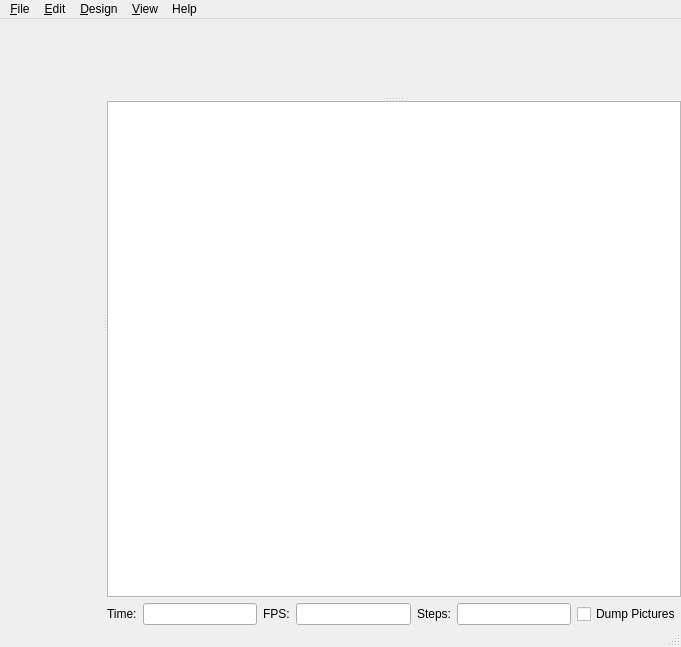
<?xml version="1.0" encoding="UTF-8"?>
<ui version="4.0">
 <class>MainWindow</class>
 <widget class="QMainWindow" name="MainWindow">
  <property name="geometry">
   <rect>
    <x>0</x>
    <y>0</y>
    <width>681</width>
    <height>647</height>
   </rect>
  </property>
  <property name="windowTitle">
   <string>MainWindow</string>
  </property>
  <widget class="QWidget" name="centralwidget">
   <layout class="QVBoxLayout" name="verticalLayout_2">
    <property name="margin">
     <number>0</number>
    </property>
    <item>
     <widget class="QSplitter" name="splitter1">
      <property name="orientation">
       <enum>Qt::Horizontal</enum>
      </property>
      <widget class="Editor" name="editor" native="true">
       <property name="font">
        <font>
         <family>Monaco</family>
         <pointsize>8</pointsize>
        </font>
       </property>
      </widget>
      <widget class="QWidget" name="layoutWidget">
       <layout class="QVBoxLayout" name="verticalLayout">
        <item>
         <widget class="QSplitter" name="splitter2">
          <property name="orientation">
           <enum>Qt::Vertical</enum>
          </property>
          <widget class="GLView" name="screen" native="true"/>
          <widget class="QTextEdit" name="console"/>
         </widget>
        </item>
        <item>
         <widget class="QFrame" name="animate_panel">
          <property name="enabled">
           <bool>true</bool>
          </property>
          <property name="frameShape">
           <enum>QFrame::NoFrame</enum>
          </property>
          <property name="frameShadow">
           <enum>QFrame::Raised</enum>
          </property>
          <property name="lineWidth">
           <number>0</number>
          </property>
          <layout class="QHBoxLayout" name="horizontalLayout">
           <property name="margin">
            <number>0</number>
           </property>
           <item>
            <widget class="QLabel" name="label">
             <property name="text">
              <string>Time:</string>
             </property>
            </widget>
           </item>
           <item>
            <widget class="QLineEdit" name="e_tval"/>
           </item>
           <item>
            <widget class="QLabel" name="label_2">
             <property name="text">
              <string>FPS:</string>
             </property>
            </widget>
           </item>
           <item>
            <widget class="QLineEdit" name="e_fps"/>
           </item>
           <item>
            <widget class="QLabel" name="label_3">
             <property name="text">
              <string>Steps:</string>
             </property>
            </widget>
           </item>
           <item>
            <widget class="QLineEdit" name="e_fsteps"/>
           </item>
           <item>
            <widget class="QCheckBox" name="e_dump">
             <property name="text">
              <string>Dump Pictures</string>
             </property>
            </widget>
           </item>
          </layout>
         </widget>
        </item>
       </layout>
      </widget>
     </widget>
    </item>
   </layout>
  </widget>
  <widget class="QMenuBar" name="menubar">
   <property name="geometry">
    <rect>
     <x>0</x>
     <y>0</y>
     <width>681</width>
     <height>25</height>
    </rect>
   </property>
   <widget class="QMenu" name="menu_File">
    <property name="title">
     <string>&amp;File</string>
    </property>
    <widget class="QMenu" name="menuOpenRecent">
     <property name="title">
      <string>Open Recent</string>
     </property>
    </widget>
    <widget class="QMenu" name="menuExamples">
     <property name="title">
      <string>Examples</string>
     </property>
    </widget>
    <addaction name="fileActionNew"/>
    <addaction name="fileActionOpen"/>
    <addaction name="menuOpenRecent"/>
    <addaction name="menuExamples"/>
    <addaction name="separator"/>
    <addaction name="fileActionClose"/>
    <addaction name="fileActionSave"/>
    <addaction name="fileActionSaveAs"/>
    <addaction name="fileActionReload"/>
    <addaction name="fileActionQuit"/>
   </widget>
   <widget class="QMenu" name="menu_Edit">
    <property name="title">
     <string>&amp;Edit</string>
    </property>
    <addaction name="editActionUndo"/>
    <addaction name="editActionRedo"/>
    <addaction name="separator"/>
    <addaction name="editActionCut"/>
    <addaction name="editActionCopy"/>
    <addaction name="editActionPaste"/>
    <addaction name="separator"/>
    <addaction name="editActionIndent"/>
    <addaction name="editActionUnindent"/>
    <addaction name="separator"/>
    <addaction name="editActionComment"/>
    <addaction name="editActionUncomment"/>
    <addaction name="separator"/>
    <addaction name="editActionPasteVPT"/>
    <addaction name="editActionPasteVPR"/>
    <addaction name="separator"/>
    <addaction name="editActionZoomIn"/>
    <addaction name="editActionZoomOut"/>
    <addaction name="editActionPreferences"/>
   </widget>
   <widget class="QMenu" name="menu_Design">
    <property name="title">
     <string>&amp;Design</string>
    </property>
    <addaction name="designActionAutoReload"/>
    <addaction name="designActionReloadAndCompile"/>
    <addaction name="designActionCompile"/>
    <addaction name="designActionCompileAndRender"/>
    <addaction name="designActionDisplayAST"/>
    <addaction name="designActionDisplayCSGTree"/>
    <addaction name="designActionDisplayCSGProducts"/>
    <addaction name="designActionExportSTL"/>
    <addaction name="designActionExportOFF"/>
    <addaction name="designActionExportDXF"/>
    <addaction name="designActionFlushCaches"/>
   </widget>
   <widget class="QMenu" name="menu_View">
    <property name="title">
     <string>&amp;View</string>
    </property>
    <addaction name="viewActionOpenCSG"/>
    <addaction name="viewActionCGALSurfaces"/>
    <addaction name="viewActionCGALGrid"/>
    <addaction name="viewActionThrownTogether"/>
    <addaction name="separator"/>
    <addaction name="viewActionShowEdges"/>
    <addaction name="viewActionShowAxes"/>
    <addaction name="viewActionShowCrosshairs"/>
    <addaction name="viewActionAnimate"/>
    <addaction name="separator"/>
    <addaction name="viewActionTop"/>
    <addaction name="viewActionBottom"/>
    <addaction name="viewActionLeft"/>
    <addaction name="viewActionRight"/>
    <addaction name="viewActionFront"/>
    <addaction name="viewActionBack"/>
    <addaction name="viewActionDiagonal"/>
    <addaction name="viewActionCenter"/>
    <addaction name="separator"/>
    <addaction name="viewActionPerspective"/>
    <addaction name="viewActionOrthogonal"/>
    <addaction name="separator"/>
    <addaction name="editActionHide"/>
    <addaction name="viewActionHide"/>
   </widget>
   <widget class="QMenu" name="menuHelp">
    <property name="title">
     <string>Help</string>
    </property>
    <addaction name="helpActionAbout"/>
    <addaction name="helpActionHomepage"/>
    <addaction name="helpActionManual"/>
   </widget>
   <addaction name="menu_File"/>
   <addaction name="menu_Edit"/>
   <addaction name="menu_Design"/>
   <addaction name="menu_View"/>
   <addaction name="menuHelp"/>
  </widget>
  <widget class="QStatusBar" name="statusbar"/>
  <action name="fileActionNew">
   <property name="text">
    <string>&amp;New</string>
   </property>
   <property name="shortcut">
    <string>Ctrl+N</string>
   </property>
  </action>
  <action name="fileActionOpen">
   <property name="text">
    <string>&amp;Open...</string>
   </property>
   <property name="shortcut">
    <string>Ctrl+O</string>
   </property>
  </action>
  <action name="fileActionSave">
   <property name="text">
    <string>&amp;Save</string>
   </property>
   <property name="shortcut">
    <string>Ctrl+S</string>
   </property>
  </action>
  <action name="fileActionSaveAs">
   <property name="text">
    <string>Save &amp;As...</string>
   </property>
   <property name="shortcut">
    <string>Ctrl+Shift+S</string>
   </property>
  </action>
  <action name="fileActionReload">
   <property name="text">
    <string>&amp;Reload</string>
   </property>
   <property name="shortcut">
    <string>Ctrl+R</string>
   </property>
  </action>
  <action name="fileActionQuit">
   <property name="text">
    <string>&amp;Quit</string>
   </property>
  </action>
  <action name="editActionUndo">
   <property name="text">
    <string>&amp;Undo</string>
   </property>
   <property name="shortcut">
    <string>Ctrl+Z</string>
   </property>
  </action>
  <action name="editActionRedo">
   <property name="text">
    <string>&amp;Redo</string>
   </property>
   <property name="shortcut">
    <string>Ctrl+Shift+Z</string>
   </property>
  </action>
  <action name="editActionCut">
   <property name="text">
    <string>Cu&amp;t</string>
   </property>
   <property name="shortcut">
    <string>Ctrl+X</string>
   </property>
  </action>
  <action name="editActionCopy">
   <property name="text">
    <string>&amp;Copy</string>
   </property>
   <property name="shortcut">
    <string>Ctrl+C</string>
   </property>
  </action>
  <action name="editActionPaste">
   <property name="text">
    <string>&amp;Paste</string>
   </property>
   <property name="shortcut">
    <string>Ctrl+V</string>
   </property>
  </action>
  <action name="editActionIndent">
   <property name="text">
    <string>&amp;Indent</string>
   </property>
   <property name="shortcut">
    <string>Ctrl+I</string>
   </property>
  </action>
  <action name="editActionUnindent">
   <property name="text">
    <string>U&amp;nindent</string>
   </property>
   <property name="shortcut">
    <string>Ctrl+Shift+I</string>
   </property>
  </action>
  <action name="editActionComment">
   <property name="text">
    <string>C&amp;omment</string>
   </property>
   <property name="shortcut">
    <string>Ctrl+D</string>
   </property>
  </action>
  <action name="editActionUncomment">
   <property name="text">
    <string>Unco&amp;mment</string>
   </property>
   <property name="shortcut">
    <string>Ctrl+Shift+D</string>
   </property>
  </action>
  <action name="editActionPasteVPT">
   <property name="text">
    <string>Paste viewport translation</string>
   </property>
   <property name="shortcut">
    <string>Ctrl+T</string>
   </property>
  </action>
  <action name="editActionPasteVPR">
   <property name="text">
    <string>Paste viewport rotation</string>
   </property>
  </action>
  <action name="editActionZoomIn">
   <property name="text">
    <string>Zoom In</string>
   </property>
   <property name="shortcut">
    <string>Ctrl++</string>
   </property>
  </action>
  <action name="editActionZoomOut">
   <property name="text">
    <string>Zoom Out</string>
   </property>
   <property name="shortcut">
    <string>Ctrl+-</string>
   </property>
  </action>
  <action name="editActionHide">
   <property name="checkable">
    <bool>true</bool>
   </property>
   <property name="text">
    <string>Hide editor</string>
   </property>
  </action>
  <action name="designActionReloadAndCompile">
   <property name="text">
    <string>&amp;Reload and Compile</string>
   </property>
   <property name="shortcut">
    <string>F4</string>
   </property>
  </action>
  <action name="designActionCompile">
   <property name="text">
    <string>&amp;Compile</string>
   </property>
   <property name="shortcut">
    <string>F5</string>
   </property>
  </action>
  <action name="designActionCompileAndRender">
   <property name="text">
    <string>Compile and &amp;Render (CGAL)</string>
   </property>
   <property name="shortcut">
    <string>F6</string>
   </property>
  </action>
  <action name="designActionDisplayAST">
   <property name="text">
    <string>Display &amp;AST...</string>
   </property>
  </action>
  <action name="designActionDisplayCSGTree">
   <property name="text">
    <string>Display CSG &amp;Tree...</string>
   </property>
  </action>
  <action name="designActionDisplayCSGProducts">
   <property name="text">
    <string>Display CSG &amp;Products...</string>
   </property>
  </action>
  <action name="designActionExportSTL">
   <property name="text">
    <string>Export as &amp;STL...</string>
   </property>
  </action>
  <action name="designActionExportOFF">
   <property name="text">
    <string>Export as &amp;OFF...</string>
   </property>
  </action>
  <action name="viewActionOpenCSG">
   <property name="checkable">
    <bool>true</bool>
   </property>
   <property name="text">
    <string>OpenCSG</string>
   </property>
   <property name="shortcut">
    <string>F9</string>
   </property>
  </action>
  <action name="viewActionCGALSurfaces">
   <property name="checkable">
    <bool>true</bool>
   </property>
   <property name="text">
    <string>CGAL Surfaces</string>
   </property>
   <property name="shortcut">
    <string>F10</string>
   </property>
  </action>
  <action name="viewActionCGALGrid">
   <property name="checkable">
    <bool>true</bool>
   </property>
   <property name="text">
    <string>CGAL Grid Only</string>
   </property>
   <property name="shortcut">
    <string>F11</string>
   </property>
  </action>
  <action name="viewActionThrownTogether">
   <property name="checkable">
    <bool>true</bool>
   </property>
   <property name="text">
    <string>Thrown Together</string>
   </property>
   <property name="shortcut">
    <string>F12</string>
   </property>
  </action>
  <action name="viewActionShowEdges">
   <property name="checkable">
    <bool>true</bool>
   </property>
   <property name="text">
    <string>Show Edges</string>
   </property>
   <property name="shortcut">
    <string>Ctrl+1</string>
   </property>
  </action>
  <action name="viewActionShowAxes">
   <property name="checkable">
    <bool>true</bool>
   </property>
   <property name="text">
    <string>Show Axes</string>
   </property>
   <property name="shortcut">
    <string>Ctrl+2</string>
   </property>
  </action>
  <action name="viewActionShowCrosshairs">
   <property name="checkable">
    <bool>true</bool>
   </property>
   <property name="text">
    <string>Show Crosshairs</string>
   </property>
   <property name="shortcut">
    <string>Ctrl+3</string>
   </property>
  </action>
  <action name="viewActionAnimate">
   <property name="checkable">
    <bool>true</bool>
   </property>
   <property name="text">
    <string>Animate</string>
   </property>
  </action>
  <action name="viewActionTop">
   <property name="text">
    <string>Top</string>
   </property>
   <property name="shortcut">
    <string>Ctrl+4</string>
   </property>
  </action>
  <action name="viewActionBottom">
   <property name="text">
    <string>Bottom</string>
   </property>
   <property name="shortcut">
    <string>Ctrl+5</string>
   </property>
  </action>
  <action name="viewActionLeft">
   <property name="text">
    <string>Left</string>
   </property>
   <property name="shortcut">
    <string>Ctrl+6</string>
   </property>
  </action>
  <action name="viewActionRight">
   <property name="text">
    <string>Right</string>
   </property>
   <property name="shortcut">
    <string>Ctrl+7</string>
   </property>
  </action>
  <action name="viewActionFront">
   <property name="text">
    <string>Front</string>
   </property>
   <property name="shortcut">
    <string>Ctrl+8</string>
   </property>
  </action>
  <action name="viewActionBack">
   <property name="text">
    <string>Back</string>
   </property>
   <property name="shortcut">
    <string>Ctrl+9</string>
   </property>
  </action>
  <action name="viewActionDiagonal">
   <property name="text">
    <string>Diagonal</string>
   </property>
   <property name="shortcut">
    <string>Ctrl+0</string>
   </property>
  </action>
  <action name="viewActionCenter">
   <property name="text">
    <string>Center</string>
   </property>
   <property name="shortcut">
    <string>Ctrl+P</string>
   </property>
  </action>
  <action name="viewActionPerspective">
   <property name="checkable">
    <bool>true</bool>
   </property>
   <property name="text">
    <string>Perspective</string>
   </property>
  </action>
  <action name="viewActionOrthogonal">
   <property name="checkable">
    <bool>true</bool>
   </property>
   <property name="text">
    <string>Orthogonal</string>
   </property>
  </action>
  <action name="viewActionHide">
   <property name="checkable">
    <bool>true</bool>
   </property>
   <property name="text">
    <string>Hide console</string>
   </property>
  </action>
  <action name="helpActionAbout">
   <property name="text">
    <string>About</string>
   </property>
  </action>
  <action name="helpActionManual">
   <property name="text">
    <string>OpenSCADpy Manual</string>
   </property>
  </action>
  <action name="fileActionClearRecent">
   <property name="text">
    <string>Clear Recent</string>
   </property>
  </action>
  <action name="designActionExportDXF">
   <property name="text">
    <string>Export as DXF...</string>
   </property>
  </action>
  <action name="fileActionClose">
   <property name="text">
    <string>Close</string>
   </property>
   <property name="shortcut">
    <string>Ctrl+W</string>
   </property>
  </action>
  <action name="editActionPreferences">
   <property name="text">
    <string>Preferences</string>
   </property>
  </action>
  <action name="designActionFlushCaches">
   <property name="text">
    <string>Flush Caches</string>
   </property>
  </action>
  <action name="helpActionHomepage">
   <property name="text">
    <string>OpenSCADpy Homepage</string>
   </property>
  </action>
  <action name="designActionAutoReload">
   <property name="checkable">
    <bool>true</bool>
   </property>
   <property name="text">
    <string>Automatic Reload and Compile</string>
   </property>
  </action>
 </widget>
 <customwidgets>
  <customwidget>
   <class>GLView</class>
   <extends>QWidget</extends>
   <header>GLView.h</header>
   <container>1</container>
  </customwidget>
  <customwidget>
   <class>Editor</class>
   <extends>QWidget</extends>
   <header>editor.h</header>
  </customwidget>
 </customwidgets>
 <resources>
  <include location="../openscad.qrc"/>
 </resources>
 <connections>
  <connection>
   <sender>fileActionClose</sender>
   <signal>triggered()</signal>
   <receiver>MainWindow</receiver>
   <slot>close()</slot>
   <hints>
    <hint type="sourcelabel">
     <x>-1</x>
     <y>-1</y>
    </hint>
    <hint type="destinationlabel">
     <x>340</x>
     <y>323</y>
    </hint>
   </hints>
  </connection>
 </connections>
</ui>
